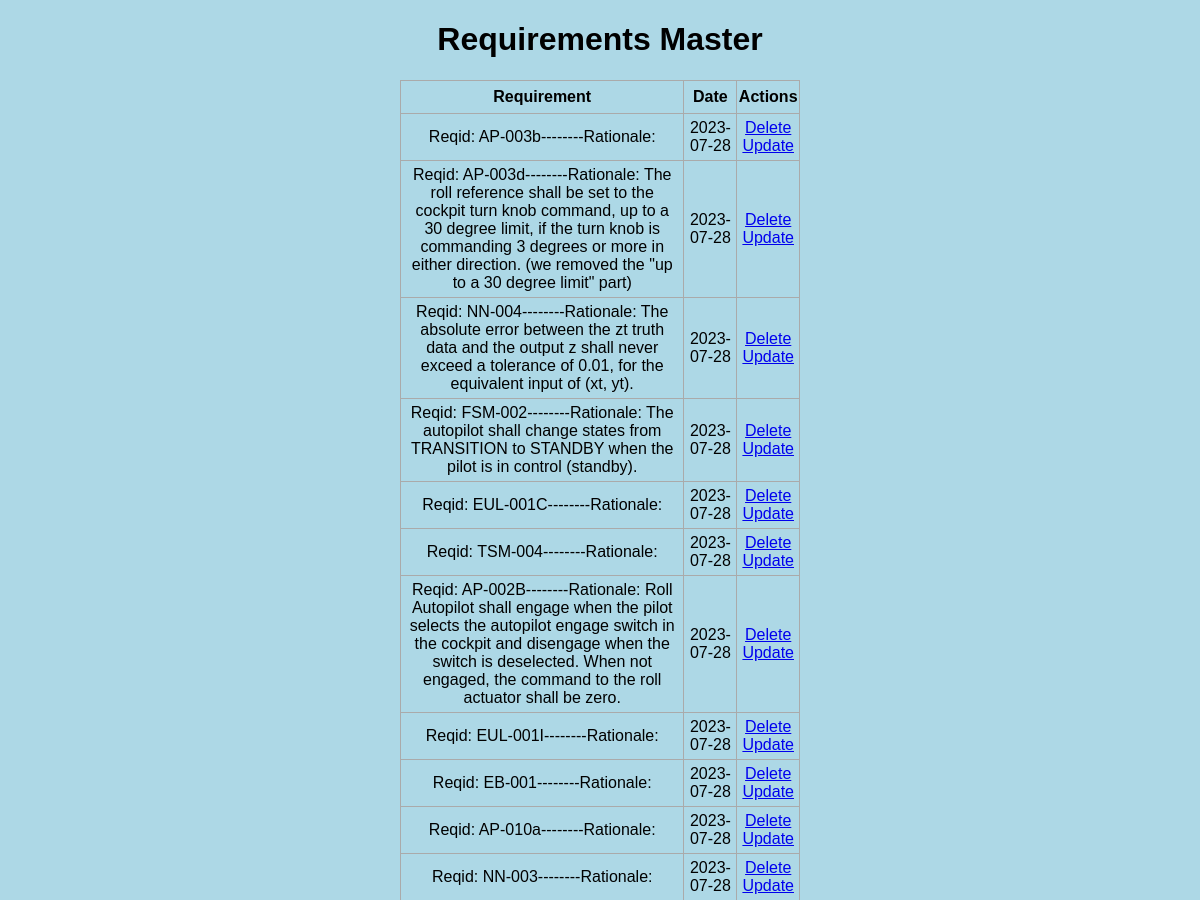
Before: / (upper part) with the older database file.
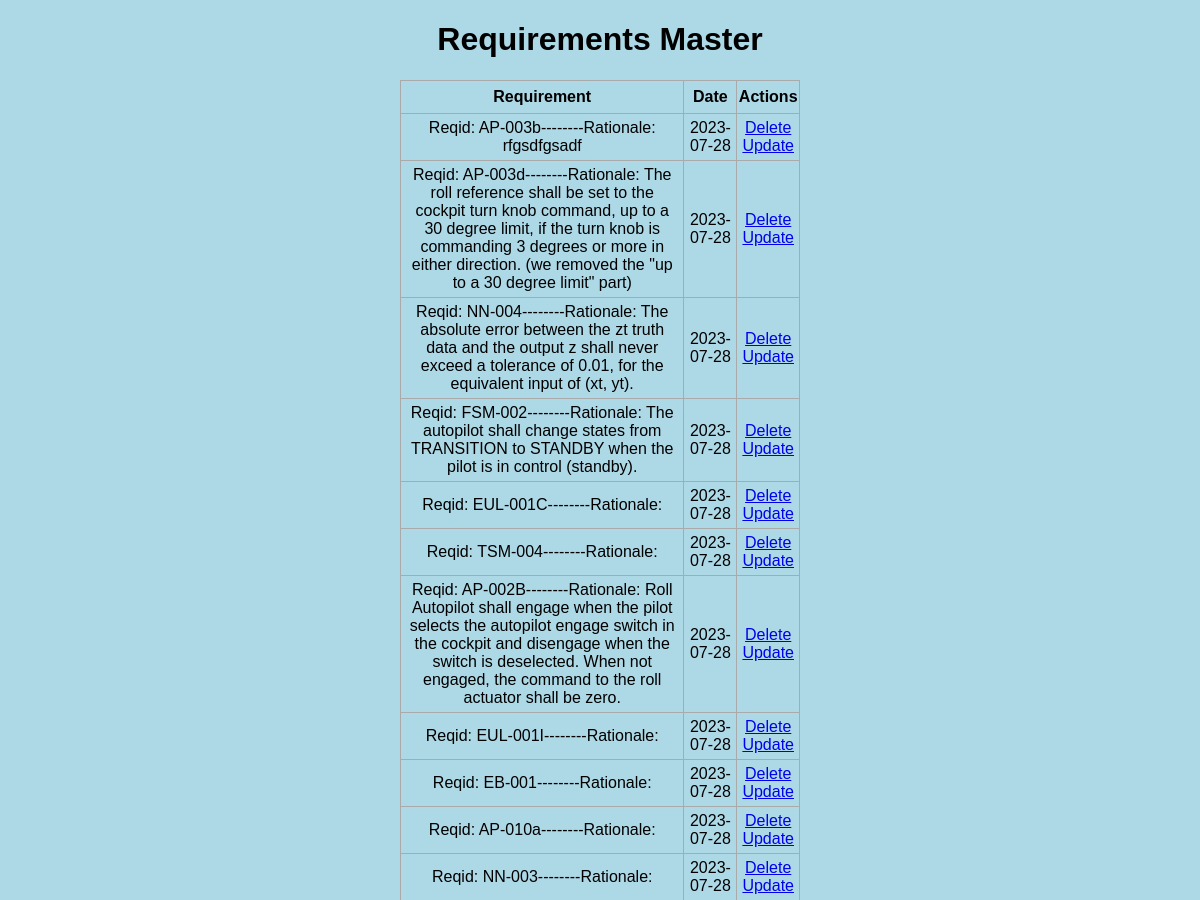
After: the same page with the newer database file.
### app.py (models this page shows, shortened)
class Todo(db.Model):
    id = db.Column(db.Integer, primary_key=True)
    content = db.Column(db.String(200), nullable=False)
    date_created = db.Column(db.DateTime, default=datetime.utcnow)

### app.py (the view)
@app.route('/', methods=['POST', 'GET'])
def index():
    if request.method == 'POST':
        task_content = request.form['content']
        new_task = Todo(content=task_content)
        try:
            db.session.add(new_task)
            db.session.commit()
            return redirect('/')
        except:
            return 'There was an issue adding your task'
    else:
        tasks = Todo.query.order_by(Todo.date_created).all()
        form = FileUploadForm()
        return render_template('index.html', tasks=tasks, form=form)

### templates/index.html (shortened to what this page needs)
{% extends 'base.html' %}
{% block body %}
<div class="content">
    <h1 style="text-align: center">Requirements Master</h1>
    {% if tasks|length < 1 %}
    <h4 style="text-align: center">There are no tasks. Create one below!</h4>
    {% else %}
    <table>
        <tr>
            <th>Requirement</th>
            <th>Date</th>
            <th>Actions</th>
        </tr>
        {% for task in tasks %}
            <tr>
                <td>{{ task.content }}</td>
                <td>{{ task.date_created.date() }}</td>
                <td>
                    <a href="/delete/{{task.id}}">Delete</a>
                    <br>
                    <a href="/update/{{task.id}}">Update</a>
                </td>
            </tr>
        {% endfor %}
    </table>
    {% endif %}
</div>
{% endblock %}

### templates/base.html (shortened to what this page needs)
<!DOCTYPE html>
<html lang="en">
<head>
    <link rel="stylesheet" href="{{ url_for('static', filename='css/main.css') }}">
</head>
<body>
    {% block body %}{% endblock %}
</body>
</html>

### static/css/main.css (style rules this page uses)
body, html { margin: 0; font-family: sans-serif; background-color: lightblue; }
.content { margin: 0 auto; width: 400px; }
table, td, th { border: 1px solid #aaa; }
table { border-collapse: collapse; width: 100%; }
th { height: 30px; }
td { text-align: center; padding: 5px; }

Changed rows visible on the page:
changed Todo: content "Reqid: AP-003b--------Rationale:" → "Reqid: AP-003b--------Rationale: rfgsdfgsadf"
